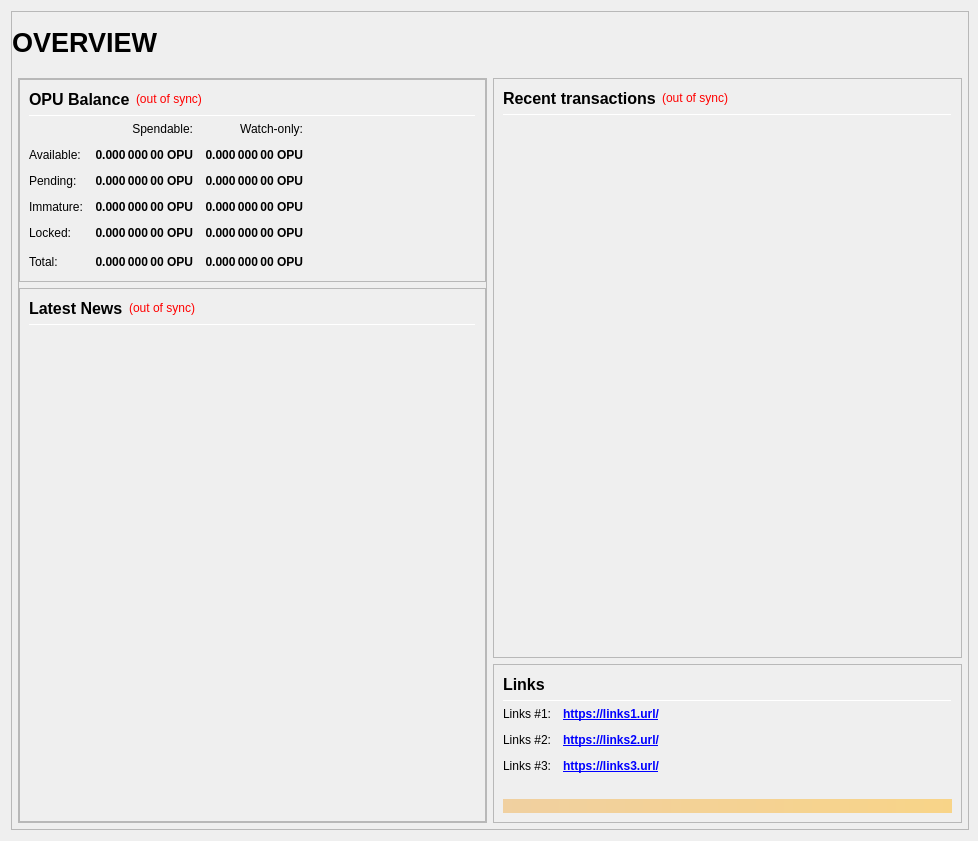
<?xml version="1.0" encoding="UTF-8"?>
<ui version="4.0">
 <class>OverviewPage</class>
 <widget class="QWidget" name="OverviewPage">
  <property name="geometry">
   <rect>
    <x>0</x>
    <y>0</y>
    <width>978</width>
    <height>841</height>
   </rect>
  </property>
  <property name="sizePolicy">
   <sizepolicy hsizetype="Maximum" vsizetype="Maximum">
    <horstretch>0</horstretch>
    <verstretch>0</verstretch>
   </sizepolicy>
  </property>
  <property name="minimumSize">
   <size>
    <width>960</width>
    <height>682</height>
   </size>
  </property>
  <property name="windowTitle">
   <string>Form</string>
  </property>
  <layout class="QVBoxLayout" name="topLayout" stretch="1">
   <property name="rightMargin">
    <number>9</number>
   </property>
   <item>
    <widget class="QFrame" name="frame_BG">
     <property name="minimumSize">
      <size>
       <width>850</width>
       <height>610</height>
      </size>
     </property>
     <property name="maximumSize">
      <size>
       <width>16777215</width>
       <height>16777215</height>
      </size>
     </property>
     <property name="frameShape">
      <enum>QFrame::StyledPanel</enum>
     </property>
     <property name="frameShadow">
      <enum>QFrame::Raised</enum>
     </property>
     <layout class="QVBoxLayout" name="verticalLayout_1" stretch="1">
      <property name="leftMargin">
       <number>0</number>
      </property>
      <property name="topMargin">
       <number>0</number>
      </property>
      <property name="rightMargin">
       <number>0</number>
      </property>
      <property name="bottomMargin">
       <number>6</number>
      </property>
      <item>
       <layout class="QVBoxLayout" name="verticalLayout_Master" stretch="0,1">
        <property name="leftMargin">
         <number>0</number>
        </property>
        <property name="topMargin">
         <number>0</number>
        </property>
        <property name="rightMargin">
         <number>0</number>
        </property>
        <property name="bottomMargin">
         <number>0</number>
        </property>
        <item>
         <widget class="QFrame" name="frame_Header">
          <layout class="QVBoxLayout" name="verticalLayout_Header" stretch="0">
           <property name="leftMargin">
            <number>0</number>
           </property>
           <property name="topMargin">
            <number>0</number>
           </property>
           <property name="rightMargin">
            <number>0</number>
           </property>
           <property name="bottomMargin">
            <number>0</number>
           </property>
           <item>
            <layout class="QHBoxLayout" name="horizontalLayout_Header" stretch="1,0,1">
             <property name="spacing">
              <number>6</number>
             </property>
             <item>
              <widget class="QLabel" name="labelOverviewHeaderLeft">
               <property name="minimumSize">
                <size>
                 <width>464</width>
                 <height>60</height>
                </size>
               </property>
               <property name="maximumSize">
                <size>
                 <width>16777215</width>
                 <height>60</height>
                </size>
               </property>
               <property name="font">
                <font>
                 <pointsize>20</pointsize>
                 <weight>75</weight>
                 <bold>true</bold>
                </font>
               </property>
               <property name="text">
                <string>OVERVIEW</string>
               </property>
               <property name="alignment">
                <set>Qt::AlignLeading|Qt::AlignLeft|Qt::AlignVCenter</set>
               </property>
              </widget>
             </item>
             <item>
              <spacer name="horizontalSpacer_Header">
               <property name="orientation">
                <enum>Qt::Horizontal</enum>
               </property>
               <property name="sizeHint" stdset="0">
                <size>
                 <width>40</width>
                 <height>20</height>
                </size>
               </property>
              </spacer>
             </item>
             <item>
              <widget class="QLabel" name="labelOverviewHeaderRight">
               <property name="minimumSize">
                <size>
                 <width>464</width>
                 <height>60</height>
                </size>
               </property>
               <property name="maximumSize">
                <size>
                 <width>16777215</width>
                 <height>60</height>
                </size>
               </property>
               <property name="font">
                <font>
                 <pointsize>14</pointsize>
                </font>
               </property>
               <property name="text">
                <string/>
               </property>
               <property name="alignment">
                <set>Qt::AlignRight|Qt::AlignTrailing|Qt::AlignVCenter</set>
               </property>
              </widget>
             </item>
            </layout>
           </item>
          </layout>
         </widget>
        </item>
        <item>
         <widget class="QFrame" name="frame_Content">
          <layout class="QVBoxLayout" name="verticalLayout_Content">
           <property name="leftMargin">
            <number>6</number>
           </property>
           <property name="topMargin">
            <number>0</number>
           </property>
           <property name="rightMargin">
            <number>6</number>
           </property>
           <property name="bottomMargin">
            <number>0</number>
           </property>
           <item>
            <layout class="QHBoxLayout" name="horizontalLayout_Content" stretch="1,1">
             <property name="spacing">
              <number>6</number>
             </property>
             <item>
              <layout class="QVBoxLayout" name="verticalLayout_left" stretch="1">
               <item>
                <widget class="QFrame" name="frameObfuscation">
                 <property name="minimumSize">
                  <size>
                   <width>0</width>
                   <height>0</height>
                  </size>
                 </property>
                 <property name="frameShape">
                  <enum>QFrame::StyledPanel</enum>
                 </property>
                 <property name="frameShadow">
                  <enum>QFrame::Raised</enum>
                 </property>
                 <layout class="QVBoxLayout" name="verticalLayout" stretch="0,0">
                  <property name="leftMargin">
                   <number>0</number>
                  </property>
                  <property name="topMargin">
                   <number>0</number>
                  </property>
                  <property name="rightMargin">
                   <number>0</number>
                  </property>
                  <property name="bottomMargin">
                   <number>0</number>
                  </property>
                  <item>
                   <widget class="QFrame" name="frame_Balances">
                    <property name="frameShape">
                     <enum>QFrame::StyledPanel</enum>
                    </property>
                    <property name="frameShadow">
                     <enum>QFrame::Raised</enum>
                    </property>
                    <layout class="QVBoxLayout" name="verticalLayout_2">
                     <item>
                      <layout class="QHBoxLayout" name="horizontalLayout_4">
                       <item>
                        <widget class="QLabel" name="label_5">
                         <property name="minimumSize">
                          <size>
                           <width>0</width>
                           <height>20</height>
                          </size>
                         </property>
                         <property name="font">
                          <font>
                           <pointsize>12</pointsize>
                           <weight>75</weight>
                           <bold>true</bold>
                          </font>
                         </property>
                         <property name="text">
                          <string>OPU Balance</string>
                         </property>
                        </widget>
                       </item>
                       <item>
                        <widget class="QLabel" name="labelWalletStatus">
                         <property name="cursor">
                          <cursorShape>WhatsThisCursor</cursorShape>
                         </property>
                         <property name="toolTip">
                          <string>The displayed information may be out of date. Your wallet automatically synchronizes with the KYD network after a connection is established, but this process has not completed yet.</string>
                         </property>
                         <property name="styleSheet">
                          <string notr="true">QLabel { color: red; }</string>
                         </property>
                         <property name="text">
                          <string notr="true">(out of sync)</string>
                         </property>
                         <property name="alignment">
                          <set>Qt::AlignLeading|Qt::AlignLeft|Qt::AlignVCenter</set>
                         </property>
                        </widget>
                       </item>
                       <item>
                        <spacer name="horizontalSpacer_Balance_1">
                         <property name="orientation">
                          <enum>Qt::Horizontal</enum>
                         </property>
                         <property name="sizeHint" stdset="0">
                          <size>
                           <width>40</width>
                           <height>20</height>
                          </size>
                         </property>
                        </spacer>
                       </item>
                      </layout>
                     </item>
                     <item>
                      <widget class="Line" name="line_Balance">
                       <property name="minimumSize">
                        <size>
                         <width>0</width>
                         <height>1</height>
                        </size>
                       </property>
                       <property name="maximumSize">
                        <size>
                         <width>16777215</width>
                         <height>1</height>
                        </size>
                       </property>
                       <property name="orientation">
                        <enum>Qt::Horizontal</enum>
                       </property>
                      </widget>
                     </item>
                     <item>
                      <layout class="QGridLayout" name="gridLayout">
                       <property name="spacing">
                        <number>12</number>
                       </property>
                       <item row="0" column="1">
                        <widget class="QLabel" name="labelSpendable">
                         <property name="text">
                          <string>Spendable:</string>
                         </property>
                         <property name="alignment">
                          <set>Qt::AlignRight|Qt::AlignTrailing|Qt::AlignVCenter</set>
                         </property>
                        </widget>
                       </item>
                       <item row="0" column="2">
                        <widget class="QLabel" name="labelWatchonly">
                         <property name="text">
                          <string>Watch-only:</string>
                         </property>
                         <property name="alignment">
                          <set>Qt::AlignRight|Qt::AlignTrailing|Qt::AlignVCenter</set>
                         </property>
                        </widget>
                       </item>
                       <item row="1" column="0">
                        <widget class="QLabel" name="labelBalanceText">
                         <property name="text">
                          <string>Available:</string>
                         </property>
                        </widget>
                       </item>
                       <item row="1" column="1">
                        <widget class="QLabel" name="labelBalance">
                         <property name="font">
                          <font>
                           <weight>75</weight>
                           <bold>true</bold>
                          </font>
                         </property>
                         <property name="cursor">
                          <cursorShape>IBeamCursor</cursorShape>
                         </property>
                         <property name="toolTip">
                          <string>Your current spendable balance</string>
                         </property>
                         <property name="text">
                          <string notr="true">0.000 000 00 OPU</string>
                         </property>
                         <property name="alignment">
                          <set>Qt::AlignRight|Qt::AlignTrailing|Qt::AlignVCenter</set>
                         </property>
                         <property name="textInteractionFlags">
                          <set>Qt::LinksAccessibleByMouse|Qt::TextSelectableByKeyboard|Qt::TextSelectableByMouse</set>
                         </property>
                        </widget>
                       </item>
                       <item row="1" column="2">
                        <widget class="QLabel" name="labelWatchAvailable">
                         <property name="font">
                          <font>
                           <weight>75</weight>
                           <bold>true</bold>
                          </font>
                         </property>
                         <property name="cursor">
                          <cursorShape>IBeamCursor</cursorShape>
                         </property>
                         <property name="toolTip">
                          <string>Your current balance in watch-only addresses</string>
                         </property>
                         <property name="text">
                          <string notr="true">0.000 000 00 OPU</string>
                         </property>
                         <property name="alignment">
                          <set>Qt::AlignRight|Qt::AlignTrailing|Qt::AlignVCenter</set>
                         </property>
                         <property name="textInteractionFlags">
                          <set>Qt::LinksAccessibleByMouse|Qt::TextSelectableByKeyboard|Qt::TextSelectableByMouse</set>
                         </property>
                        </widget>
                       </item>
                       <item row="2" column="0">
                        <widget class="QLabel" name="labelPendingText">
                         <property name="text">
                          <string>Pending:</string>
                         </property>
                        </widget>
                       </item>
                       <item row="2" column="1">
                        <widget class="QLabel" name="labelUnconfirmed">
                         <property name="font">
                          <font>
                           <weight>75</weight>
                           <bold>true</bold>
                          </font>
                         </property>
                         <property name="cursor">
                          <cursorShape>IBeamCursor</cursorShape>
                         </property>
                         <property name="toolTip">
                          <string>Total of transactions that have yet to be confirmed, and do not yet count toward the spendable balance</string>
                         </property>
                         <property name="text">
                          <string notr="true">0.000 000 00 OPU</string>
                         </property>
                         <property name="alignment">
                          <set>Qt::AlignRight|Qt::AlignTrailing|Qt::AlignVCenter</set>
                         </property>
                         <property name="textInteractionFlags">
                          <set>Qt::LinksAccessibleByMouse|Qt::TextSelectableByKeyboard|Qt::TextSelectableByMouse</set>
                         </property>
                        </widget>
                       </item>
                       <item row="2" column="2">
                        <widget class="QLabel" name="labelWatchPending">
                         <property name="font">
                          <font>
                           <weight>75</weight>
                           <bold>true</bold>
                          </font>
                         </property>
                         <property name="cursor">
                          <cursorShape>IBeamCursor</cursorShape>
                         </property>
                         <property name="toolTip">
                          <string>Unconfirmed transactions to watch-only addresses</string>
                         </property>
                         <property name="text">
                          <string notr="true">0.000 000 00 OPU</string>
                         </property>
                         <property name="alignment">
                          <set>Qt::AlignRight|Qt::AlignTrailing|Qt::AlignVCenter</set>
                         </property>
                         <property name="textInteractionFlags">
                          <set>Qt::LinksAccessibleByMouse|Qt::TextSelectableByKeyboard|Qt::TextSelectableByMouse</set>
                         </property>
                        </widget>
                       </item>
                       <item row="3" column="0">
                        <widget class="QLabel" name="labelImmatureText">
                         <property name="text">
                          <string>Immature:</string>
                         </property>
                        </widget>
                       </item>
                       <item row="3" column="1">
                        <widget class="QLabel" name="labelImmature">
                         <property name="font">
                          <font>
                           <weight>75</weight>
                           <bold>true</bold>
                          </font>
                         </property>
                         <property name="cursor">
                          <cursorShape>IBeamCursor</cursorShape>
                         </property>
                         <property name="toolTip">
                          <string>Staked or masternode rewards that has not yet matured</string>
                         </property>
                         <property name="text">
                          <string notr="true">0.000 000 00 OPU</string>
                         </property>
                         <property name="alignment">
                          <set>Qt::AlignRight|Qt::AlignTrailing|Qt::AlignVCenter</set>
                         </property>
                         <property name="textInteractionFlags">
                          <set>Qt::LinksAccessibleByMouse|Qt::TextSelectableByKeyboard|Qt::TextSelectableByMouse</set>
                         </property>
                        </widget>
                       </item>
                       <item row="3" column="2">
                        <widget class="QLabel" name="labelWatchImmature">
                         <property name="font">
                          <font>
                           <weight>75</weight>
                           <bold>true</bold>
                          </font>
                         </property>
                         <property name="cursor">
                          <cursorShape>IBeamCursor</cursorShape>
                         </property>
                         <property name="toolTip">
                          <string>Staked or masternode rewards in watch-only addresses that has not yet matured</string>
                         </property>
                         <property name="text">
                          <string notr="true">0.000 000 00 OPU</string>
                         </property>
                         <property name="alignment">
                          <set>Qt::AlignRight|Qt::AlignTrailing|Qt::AlignVCenter</set>
                         </property>
                         <property name="textInteractionFlags">
                          <set>Qt::LinksAccessibleByMouse|Qt::TextSelectableByKeyboard|Qt::TextSelectableByMouse</set>
                         </property>
                        </widget>
                       </item>
                       <item row="4" column="0">
                        <widget class="QLabel" name="labelLockedBalanceText">
                         <property name="toolTip">
                          <string>Locked OPU or Masternode collaterals.</string>
                         </property>
                         <property name="text">
                          <string>Locked:</string>
                         </property>
                        </widget>
                       </item>
                       <item row="4" column="1">
                        <widget class="QLabel" name="labelLockedBalance">
                         <property name="font">
                          <font>
                           <weight>75</weight>
                           <bold>true</bold>
                          </font>
                         </property>
                         <property name="cursor">
                          <cursorShape>IBeamCursor</cursorShape>
                         </property>
                         <property name="toolTip">
                          <string>Locked OPU or Masternode collaterals</string>
                         </property>
                         <property name="text">
                          <string notr="true">0.000 000 00 OPU</string>
                         </property>
                         <property name="alignment">
                          <set>Qt::AlignRight|Qt::AlignTrailing|Qt::AlignVCenter</set>
                         </property>
                         <property name="textInteractionFlags">
                          <set>Qt::LinksAccessibleByMouse|Qt::TextSelectableByKeyboard|Qt::TextSelectableByMouse</set>
                         </property>
                        </widget>
                       </item>
                       <item row="4" column="2">
                        <widget class="QLabel" name="labelWatchLocked">
                         <property name="font">
                          <font>
                           <weight>75</weight>
                           <bold>true</bold>
                          </font>
                         </property>
                         <property name="cursor">
                          <cursorShape>IBeamCursor</cursorShape>
                         </property>
                         <property name="toolTip">
                          <string>Current locked balance in watch-only addresses</string>
                         </property>
                         <property name="text">
                          <string notr="true">0.000 000 00 OPU</string>
                         </property>
                         <property name="alignment">
                          <set>Qt::AlignRight|Qt::AlignTrailing|Qt::AlignVCenter</set>
                         </property>
                         <property name="textInteractionFlags">
                          <set>Qt::LinksAccessibleByMouse|Qt::TextSelectableByKeyboard|Qt::TextSelectableByMouse</set>
                         </property>
                        </widget>
                       </item>
                       <item row="5" column="0">
                        <widget class="QLabel" name="labelTotalText">
                         <property name="toolTip">
                          <string>Your current OPU balance, unconfirmed and immature transactions included</string>
                         </property>
                         <property name="text">
                          <string>Total:</string>
                         </property>
                        </widget>
                       </item>
                       <item row="5" column="1">
                        <widget class="QLabel" name="labelTotal">
                         <property name="font">
                          <font>
                           <weight>75</weight>
                           <bold>true</bold>
                          </font>
                         </property>
                         <property name="cursor">
                          <cursorShape>IBeamCursor</cursorShape>
                         </property>
                         <property name="toolTip">
                          <string>Your current OPU balance, unconfirmed and immature transactions included</string>
                         </property>
                         <property name="text">
                          <string notr="true">0.000 000 00 OPU</string>
                         </property>
                         <property name="alignment">
                          <set>Qt::AlignRight|Qt::AlignTrailing|Qt::AlignVCenter</set>
                         </property>
                         <property name="textInteractionFlags">
                          <set>Qt::LinksAccessibleByMouse|Qt::TextSelectableByKeyboard|Qt::TextSelectableByMouse</set>
                         </property>
                        </widget>
                       </item>
                       <item row="5" column="2">
                        <widget class="QLabel" name="labelWatchTotal">
                         <property name="font">
                          <font>
                           <weight>75</weight>
                           <bold>true</bold>
                          </font>
                         </property>
                         <property name="cursor">
                          <cursorShape>IBeamCursor</cursorShape>
                         </property>
                         <property name="toolTip">
                          <string>Current total balance in watch-only addresses</string>
                         </property>
                         <property name="text">
                          <string notr="true">0.000 000 00 OPU</string>
                         </property>
                         <property name="alignment">
                          <set>Qt::AlignRight|Qt::AlignTrailing|Qt::AlignVCenter</set>
                         </property>
                         <property name="textInteractionFlags">
                          <set>Qt::LinksAccessibleByMouse|Qt::TextSelectableByKeyboard|Qt::TextSelectableByMouse</set>
                         </property>
                        </widget>
                       </item>
                       <item row="5" column="3">
                        <spacer name="horizontalSpacer_Balance_2">
                         <property name="orientation">
                          <enum>Qt::Horizontal</enum>
                         </property>
                         <property name="sizeHint" stdset="0">
                          <size>
                           <width>40</width>
                           <height>20</height>
                          </size>
                         </property>
                        </spacer>
                       </item>
                      </layout>
                     </item>
                    </layout>
                   </widget>
                  </item>
                  <item>
                   <widget class="QFrame" name="frame_News">
                    <property name="minimumSize">
                     <size>
                      <width>0</width>
                      <height>0</height>
                     </size>
                    </property>
                    <property name="frameShape">
                     <enum>QFrame::StyledPanel</enum>
                    </property>
                    <property name="frameShadow">
                     <enum>QFrame::Raised</enum>
                    </property>
                    <layout class="QVBoxLayout" name="verticalLayout_3" stretch="0,0,0">
                     <item>
                      <layout class="QHBoxLayout" name="horizontalLayout_News">
                       <item>
                        <widget class="QLabel" name="labelNews">
                         <property name="minimumSize">
                          <size>
                           <width>0</width>
                           <height>20</height>
                          </size>
                         </property>
                         <property name="font">
                          <font>
                           <pointsize>12</pointsize>
                           <weight>75</weight>
                           <bold>true</bold>
                          </font>
                         </property>
                         <property name="text">
                          <string>Latest News</string>
                         </property>
                        </widget>
                       </item>
                       <item>
                        <widget class="QLabel" name="labelNewsStatus">
                         <property name="cursor">
                          <cursorShape>WhatsThisCursor</cursorShape>
                         </property>
                         <property name="toolTip">
                          <string>The displayed information may be out of date. Your wallet automatically synchronizes with the OPU network after a connection is established, but this process has not completed yet.</string>
                         </property>
                         <property name="styleSheet">
                          <string notr="true">QLabel { color: red; }</string>
                         </property>
                         <property name="text">
                          <string notr="true">(out of sync)</string>
                         </property>
                         <property name="alignment">
                          <set>Qt::AlignRight|Qt::AlignTrailing|Qt::AlignVCenter</set>
                         </property>
                        </widget>
                       </item>
                       <item>
                        <spacer name="horizontalSpacer_Balance_3">
                         <property name="orientation">
                          <enum>Qt::Horizontal</enum>
                         </property>
                         <property name="sizeHint" stdset="0">
                          <size>
                           <width>40</width>
                           <height>20</height>
                          </size>
                         </property>
                        </spacer>
                       </item>
                      </layout>
                     </item>
                     <item>
                      <widget class="Line" name="line_News">
                       <property name="minimumSize">
                        <size>
                         <width>0</width>
                         <height>1</height>
                        </size>
                       </property>
                       <property name="maximumSize">
                        <size>
                         <width>16777215</width>
                         <height>1</height>
                        </size>
                       </property>
                       <property name="orientation">
                        <enum>Qt::Horizontal</enum>
                       </property>
                      </widget>
                     </item>
                     <item>
                      <widget class="QListWidget" name="listNews">
                       <property name="sizePolicy">
                        <sizepolicy hsizetype="Expanding" vsizetype="Expanding">
                         <horstretch>0</horstretch>
                         <verstretch>0</verstretch>
                        </sizepolicy>
                       </property>
                       <property name="minimumSize">
                        <size>
                         <width>0</width>
                         <height>0</height>
                        </size>
                       </property>
                       <property name="sizeIncrement">
                        <size>
                         <width>0</width>
                         <height>0</height>
                        </size>
                       </property>
                       <property name="styleSheet">
                        <string notr="true">QListView { background: transparent; }</string>
                       </property>
                       <property name="frameShape">
                        <enum>QFrame::NoFrame</enum>
                       </property>
                       <property name="verticalScrollBarPolicy">
                        <enum>Qt::ScrollBarAsNeeded</enum>
                       </property>
                       <property name="horizontalScrollBarPolicy">
                        <enum>Qt::ScrollBarAsNeeded</enum>
                       </property>
                       <property name="selectionMode">
                        <enum>QAbstractItemView::NoSelection</enum>
                       </property>
                       <property name="selectionBehavior">
                        <enum>QAbstractItemView::SelectRows</enum>
                       </property>
                       <property name="verticalScrollMode">
                        <enum>QAbstractItemView::ScrollPerItem</enum>
                       </property>
                      </widget>
                     </item>
                    </layout>
                   </widget>
                  </item>
                 </layout>
                </widget>
               </item>
              </layout>
             </item>
             <item>
              <layout class="QVBoxLayout" name="verticalLayout_right" stretch="1,0">
               <item>
                <widget class="QFrame" name="frame_RecentTransactions">
                 <property name="minimumSize">
                  <size>
                   <width>0</width>
                   <height>0</height>
                  </size>
                 </property>
                 <property name="frameShape">
                  <enum>QFrame::StyledPanel</enum>
                 </property>
                 <property name="frameShadow">
                  <enum>QFrame::Raised</enum>
                 </property>
                 <layout class="QVBoxLayout" name="verticalLayout_4" stretch="0,0,0,0">
                  <item>
                   <layout class="QHBoxLayout" name="horizontalLayout_2">
                    <item>
                     <widget class="QLabel" name="label_4">
                      <property name="minimumSize">
                       <size>
                        <width>0</width>
                        <height>20</height>
                       </size>
                      </property>
                      <property name="font">
                       <font>
                        <pointsize>12</pointsize>
                        <weight>75</weight>
                        <bold>true</bold>
                       </font>
                      </property>
                      <property name="text">
                       <string>Recent transactions</string>
                      </property>
                     </widget>
                    </item>
                    <item>
                     <widget class="QLabel" name="labelTransactionsStatus">
                      <property name="cursor">
                       <cursorShape>WhatsThisCursor</cursorShape>
                      </property>
                      <property name="toolTip">
                       <string>The displayed information may be out of date. Your wallet automatically synchronizes with the OPU network after a connection is established, but this process has not completed yet.</string>
                      </property>
                      <property name="styleSheet">
                       <string notr="true">QLabel { color: red; }</string>
                      </property>
                      <property name="text">
                       <string notr="true">(out of sync)</string>
                      </property>
                      <property name="alignment">
                       <set>Qt::AlignRight|Qt::AlignTrailing|Qt::AlignVCenter</set>
                      </property>
                     </widget>
                    </item>
                    <item>
                     <spacer name="horizontalSpacer_Transaction">
                      <property name="orientation">
                       <enum>Qt::Horizontal</enum>
                      </property>
                      <property name="sizeHint" stdset="0">
                       <size>
                        <width>40</width>
                        <height>20</height>
                       </size>
                      </property>
                     </spacer>
                    </item>
                   </layout>
                  </item>
                  <item>
                   <widget class="Line" name="line_Transactions">
                    <property name="minimumSize">
                     <size>
                      <width>0</width>
                      <height>1</height>
                     </size>
                    </property>
                    <property name="maximumSize">
                     <size>
                      <width>16777215</width>
                      <height>1</height>
                     </size>
                    </property>
                    <property name="orientation">
                     <enum>Qt::Horizontal</enum>
                    </property>
                   </widget>
                  </item>
                  <item>
                   <widget class="QListView" name="listTransactions">
                    <property name="minimumSize">
                     <size>
                      <width>0</width>
                      <height>0</height>
                     </size>
                    </property>
                    <property name="styleSheet">
                     <string notr="true">QListView { background: transparent; }</string>
                    </property>
                    <property name="frameShape">
                     <enum>QFrame::NoFrame</enum>
                    </property>
                    <property name="verticalScrollBarPolicy">
                     <enum>Qt::ScrollBarAlwaysOff</enum>
                    </property>
                    <property name="horizontalScrollBarPolicy">
                     <enum>Qt::ScrollBarAlwaysOff</enum>
                    </property>
                    <property name="selectionMode">
                     <enum>QAbstractItemView::NoSelection</enum>
                    </property>
                   </widget>
                  </item>
                  <item>
                   <spacer name="verticalSpacer_2">
                    <property name="orientation">
                     <enum>Qt::Vertical</enum>
                    </property>
                    <property name="sizeType">
                     <enum>QSizePolicy::Expanding</enum>
                    </property>
                    <property name="sizeHint" stdset="0">
                     <size>
                      <width>20</width>
                      <height>40</height>
                     </size>
                    </property>
                   </spacer>
                  </item>
                 </layout>
                </widget>
               </item>
               <item>
                <widget class="QFrame" name="frame_Links">
                 <property name="frameShape">
                  <enum>QFrame::StyledPanel</enum>
                 </property>
                 <property name="frameShadow">
                  <enum>QFrame::Raised</enum>
                 </property>
                 <layout class="QVBoxLayout" name="verticalLayout_Links">
                  <item>
                   <layout class="QHBoxLayout" name="horizontalLayout_Links_1" stretch="0,0">
                    <item>
                     <widget class="QLabel" name="label_Links_title">
                      <property name="minimumSize">
                       <size>
                        <width>0</width>
                        <height>20</height>
                       </size>
                      </property>
                      <property name="font">
                       <font>
                        <pointsize>12</pointsize>
                        <weight>75</weight>
                        <bold>true</bold>
                       </font>
                      </property>
                      <property name="text">
                       <string>Links</string>
                      </property>
                     </widget>
                    </item>
                    <item>
                     <spacer name="horizontalSpacer_Links_1">
                      <property name="orientation">
                       <enum>Qt::Horizontal</enum>
                      </property>
                      <property name="sizeHint" stdset="0">
                       <size>
                        <width>40</width>
                        <height>20</height>
                       </size>
                      </property>
                     </spacer>
                    </item>
                   </layout>
                  </item>
                  <item>
                   <widget class="Line" name="line_Links">
                    <property name="minimumSize">
                     <size>
                      <width>0</width>
                      <height>1</height>
                     </size>
                    </property>
                    <property name="maximumSize">
                     <size>
                      <width>16777215</width>
                      <height>1</height>
                     </size>
                    </property>
                    <property name="orientation">
                     <enum>Qt::Horizontal</enum>
                    </property>
                   </widget>
                  </item>
                  <item>
                   <layout class="QGridLayout" name="gridLayout_Links">
                    <property name="spacing">
                     <number>12</number>
                    </property>
                    <item row="3" column="0">
                     <widget class="QLabel" name="labelLinks3">
                      <property name="text">
                       <string>Links #3:</string>
                      </property>
                     </widget>
                    </item>
                    <item row="1" column="1">
                     <widget class="QLabel" name="labelLinksUrl1">
                      <property name="font">
                       <font>
                        <weight>75</weight>
                        <bold>true</bold>
                       </font>
                      </property>
                      <property name="text">
                       <string notr="true">&lt;a href=&quot;https://links1.url/&quot;&gt;https://links1.url/&lt;/a&gt;</string>
                      </property>
                      <property name="textFormat">
                       <enum>Qt::RichText</enum>
                      </property>
                      <property name="alignment">
                       <set>Qt::AlignLeading|Qt::AlignLeft|Qt::AlignVCenter</set>
                      </property>
                      <property name="openExternalLinks">
                       <bool>true</bool>
                      </property>
                     </widget>
                    </item>
                    <item row="2" column="0">
                     <widget class="QLabel" name="labelLinks2">
                      <property name="text">
                       <string>Links #2:</string>
                      </property>
                     </widget>
                    </item>
                    <item row="1" column="0">
                     <widget class="QLabel" name="labelLinks1">
                      <property name="text">
                       <string>Links #1:</string>
                      </property>
                     </widget>
                    </item>
                    <item row="2" column="1">
                     <widget class="QLabel" name="labelLinksUrl2">
                      <property name="font">
                       <font>
                        <weight>75</weight>
                        <bold>true</bold>
                       </font>
                      </property>
                      <property name="text">
                       <string notr="true">&lt;a href=&quot;https://links2.url/&quot;&gt;https://links2.url/&lt;/a&gt;</string>
                      </property>
                      <property name="alignment">
                       <set>Qt::AlignLeading|Qt::AlignLeft|Qt::AlignVCenter</set>
                      </property>
                      <property name="openExternalLinks">
                       <bool>true</bool>
                      </property>
                     </widget>
                    </item>
                    <item row="3" column="1">
                     <widget class="QLabel" name="labelLinksUrl3">
                      <property name="font">
                       <font>
                        <weight>75</weight>
                        <bold>true</bold>
                       </font>
                      </property>
                      <property name="text">
                       <string notr="true">&lt;a href=&quot;https://links3.url/&quot;&gt;https://links3.url/&lt;/a&gt;</string>
                      </property>
                      <property name="alignment">
                       <set>Qt::AlignLeading|Qt::AlignLeft|Qt::AlignVCenter</set>
                      </property>
                      <property name="openExternalLinks">
                       <bool>true</bool>
                      </property>
                     </widget>
                    </item>
                    <item row="4" column="2">
                     <spacer name="horizontalSpacer_Links_2">
                      <property name="orientation">
                       <enum>Qt::Horizontal</enum>
                      </property>
                      <property name="sizeHint" stdset="0">
                       <size>
                        <width>40</width>
                        <height>20</height>
                       </size>
                      </property>
                     </spacer>
                    </item>
                   </layout>
                  </item>
                  <item>
                   <widget class="QLabel" name="labelAlerts">
                    <property name="maximumSize">
                     <size>
                      <width>16777215</width>
                      <height>16777215</height>
                     </size>
                    </property>
                    <property name="styleSheet">
                     <string notr="true">background-color: qlineargradient(x1: 0, y1: 0, x2: 1, y2: 0, stop:0 #F0D0A0, stop:1 #F8D488); color:#000000;</string>
                    </property>
                    <property name="text">
                     <string/>
                    </property>
                    <property name="wordWrap">
                     <bool>true</bool>
                    </property>
                    <property name="margin">
                     <number>3</number>
                    </property>
                   </widget>
                  </item>
                 </layout>
                </widget>
               </item>
              </layout>
             </item>
            </layout>
           </item>
          </layout>
         </widget>
        </item>
       </layout>
      </item>
     </layout>
    </widget>
   </item>
  </layout>
 </widget>
 <resources/>
 <connections/>
</ui>
